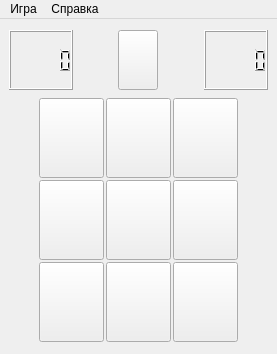
<?xml version="1.0" encoding="UTF-8"?>
<ui version="4.0">
 <class>Root</class>
 <widget class="QMainWindow" name="Root">
  <property name="geometry">
   <rect>
    <x>0</x>
    <y>0</y>
    <width>277</width>
    <height>354</height>
   </rect>
  </property>
  <property name="minimumSize">
   <size>
    <width>277</width>
    <height>354</height>
   </size>
  </property>
  <property name="maximumSize">
   <size>
    <width>277</width>
    <height>354</height>
   </size>
  </property>
  <property name="windowTitle">
   <string>Root</string>
  </property>
  <widget class="QWidget" name="centralwidget">
   <layout class="QVBoxLayout" name="verticalLayout">
    <item>
     <layout class="QHBoxLayout" name="horizontalLayout">
      <item>
       <widget class="QLCDNumber" name="lcdNumber">
        <property name="maximumSize">
         <size>
          <width>64</width>
          <height>60</height>
         </size>
        </property>
        <property name="frameShape">
         <enum>QFrame::Box</enum>
        </property>
        <property name="mode">
         <enum>QLCDNumber::Dec</enum>
        </property>
       </widget>
      </item>
      <item>
       <spacer name="horizontalSpacer_5">
        <property name="orientation">
         <enum>Qt::Horizontal</enum>
        </property>
        <property name="sizeHint" stdset="0">
         <size>
          <width>40</width>
          <height>20</height>
         </size>
        </property>
       </spacer>
      </item>
      <item>
       <widget class="QPushButton" name="updateButton">
        <property name="maximumSize">
         <size>
          <width>64</width>
          <height>60</height>
         </size>
        </property>
        <property name="text">
         <string/>
        </property>
       </widget>
      </item>
      <item>
       <spacer name="horizontalSpacer_4">
        <property name="orientation">
         <enum>Qt::Horizontal</enum>
        </property>
        <property name="sizeHint" stdset="0">
         <size>
          <width>40</width>
          <height>20</height>
         </size>
        </property>
       </spacer>
      </item>
      <item>
       <widget class="QLCDNumber" name="lcdNumber_2">
        <property name="maximumSize">
         <size>
          <width>64</width>
          <height>60</height>
         </size>
        </property>
       </widget>
      </item>
     </layout>
    </item>
    <item>
     <layout class="QGridLayout" name="folder">
      <property name="topMargin">
       <number>0</number>
      </property>
      <property name="spacing">
       <number>2</number>
      </property>
      <item row="0" column="2">
       <widget class="Cell" name="cell2">
        <property name="minimumSize">
         <size>
          <width>65</width>
          <height>80</height>
         </size>
        </property>
        <property name="font">
         <font>
          <pointsize>16</pointsize>
         </font>
        </property>
        <property name="text">
         <string/>
        </property>
       </widget>
      </item>
      <item row="2" column="2">
       <widget class="Cell" name="cell8">
        <property name="minimumSize">
         <size>
          <width>65</width>
          <height>80</height>
         </size>
        </property>
        <property name="font">
         <font>
          <pointsize>16</pointsize>
         </font>
        </property>
        <property name="text">
         <string/>
        </property>
       </widget>
      </item>
      <item row="1" column="2">
       <widget class="Cell" name="cell5">
        <property name="minimumSize">
         <size>
          <width>65</width>
          <height>80</height>
         </size>
        </property>
        <property name="font">
         <font>
          <pointsize>16</pointsize>
         </font>
        </property>
        <property name="text">
         <string/>
        </property>
       </widget>
      </item>
      <item row="0" column="1">
       <widget class="Cell" name="cell1">
        <property name="minimumSize">
         <size>
          <width>65</width>
          <height>80</height>
         </size>
        </property>
        <property name="font">
         <font>
          <pointsize>16</pointsize>
         </font>
        </property>
        <property name="text">
         <string/>
        </property>
       </widget>
      </item>
      <item row="0" column="0">
       <spacer name="horizontalSpacer_2">
        <property name="orientation">
         <enum>Qt::Horizontal</enum>
        </property>
        <property name="sizeHint" stdset="0">
         <size>
          <width>40</width>
          <height>20</height>
         </size>
        </property>
       </spacer>
      </item>
      <item row="2" column="3">
       <widget class="Cell" name="cell9">
        <property name="minimumSize">
         <size>
          <width>65</width>
          <height>80</height>
         </size>
        </property>
        <property name="font">
         <font>
          <pointsize>16</pointsize>
         </font>
        </property>
        <property name="text">
         <string/>
        </property>
       </widget>
      </item>
      <item row="1" column="1">
       <widget class="Cell" name="cell4">
        <property name="minimumSize">
         <size>
          <width>65</width>
          <height>80</height>
         </size>
        </property>
        <property name="font">
         <font>
          <pointsize>16</pointsize>
         </font>
        </property>
        <property name="text">
         <string/>
        </property>
       </widget>
      </item>
      <item row="0" column="3">
       <widget class="Cell" name="cell3">
        <property name="minimumSize">
         <size>
          <width>65</width>
          <height>80</height>
         </size>
        </property>
        <property name="font">
         <font>
          <pointsize>16</pointsize>
         </font>
        </property>
        <property name="text">
         <string/>
        </property>
       </widget>
      </item>
      <item row="1" column="3">
       <widget class="Cell" name="cell6">
        <property name="minimumSize">
         <size>
          <width>65</width>
          <height>80</height>
         </size>
        </property>
        <property name="font">
         <font>
          <pointsize>16</pointsize>
         </font>
        </property>
        <property name="text">
         <string/>
        </property>
       </widget>
      </item>
      <item row="2" column="1">
       <widget class="Cell" name="cell7">
        <property name="minimumSize">
         <size>
          <width>65</width>
          <height>80</height>
         </size>
        </property>
        <property name="font">
         <font>
          <pointsize>16</pointsize>
         </font>
        </property>
        <property name="text">
         <string/>
        </property>
       </widget>
      </item>
      <item row="0" column="4">
       <spacer name="horizontalSpacer_3">
        <property name="orientation">
         <enum>Qt::Horizontal</enum>
        </property>
        <property name="sizeHint" stdset="0">
         <size>
          <width>40</width>
          <height>20</height>
         </size>
        </property>
       </spacer>
      </item>
     </layout>
    </item>
   </layout>
  </widget>
  <widget class="QMenuBar" name="menubar">
   <property name="geometry">
    <rect>
     <x>0</x>
     <y>0</y>
     <width>277</width>
     <height>21</height>
    </rect>
   </property>
   <widget class="QMenu" name="menu">
    <property name="title">
     <string>Игра</string>
    </property>
    <widget class="QMenu" name="menu_3">
     <property name="tearOffEnabled">
      <bool>false</bool>
     </property>
     <property name="title">
      <string>Уровень игры</string>
     </property>
     <property name="separatorsCollapsible">
      <bool>false</bool>
     </property>
     <property name="toolTipsVisible">
      <bool>false</bool>
     </property>
     <addaction name="action_2"/>
     <addaction name="action_3"/>
     <addaction name="action_4"/>
    </widget>
    <addaction name="new_game"/>
    <addaction name="separator"/>
    <addaction name="menu_3"/>
    <addaction name="separator"/>
    <addaction name="action_exit_2"/>
   </widget>
   <widget class="QMenu" name="menu_2">
    <property name="title">
     <string>Справка</string>
    </property>
    <addaction name="call_help"/>
   </widget>
   <addaction name="menu"/>
   <addaction name="menu_2"/>
  </widget>
  <action name="abautProgram">
   <property name="text">
    <string>О программе...</string>
   </property>
  </action>
  <action name="new_game">
   <property name="text">
    <string>Новая игра</string>
   </property>
   <property name="shortcut">
    <string>F2</string>
   </property>
  </action>
  <action name="action_exit">
   <property name="text">
    <string>Выход</string>
   </property>
   <property name="shortcut">
    <string>Ctrl+Q</string>
   </property>
  </action>
  <action name="call_help">
   <property name="text">
    <string>О программе</string>
   </property>
   <property name="shortcut">
    <string>F1</string>
   </property>
  </action>
  <action name="action_2">
   <property name="checkable">
    <bool>true</bool>
   </property>
   <property name="text">
    <string>Легкий</string>
   </property>
  </action>
  <action name="action_3">
   <property name="checkable">
    <bool>true</bool>
   </property>
   <property name="text">
    <string>Средний</string>
   </property>
  </action>
  <action name="action_4">
   <property name="checkable">
    <bool>true</bool>
   </property>
   <property name="text">
    <string>Сложный</string>
   </property>
  </action>
  <action name="action_exit_2">
   <property name="text">
    <string>Выход</string>
   </property>
   <property name="shortcut">
    <string>Ctrl+Q</string>
   </property>
  </action>
 </widget>
 <customwidgets>
  <customwidget>
   <class>Cell</class>
   <extends>QPushButton</extends>
   <header>include/cell.hpp</header>
  </customwidget>
 </customwidgets>
 <resources/>
 <connections/>
</ui>
